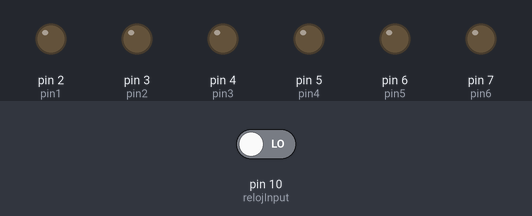
The sketch below on a simulated Arduino Uno, built with avr-gcc and run on an emulated ATmega328P. Shown: output pins drawn as LEDs (lit = HIGH). The inputs (shaded band) are chosen by the test bench; at power-on: pin 10 (relojInput) LOW.

Above: at 1.2 s.
1.3 s: pin 10 (relojInput) driven HIGH
At 1.62 s:
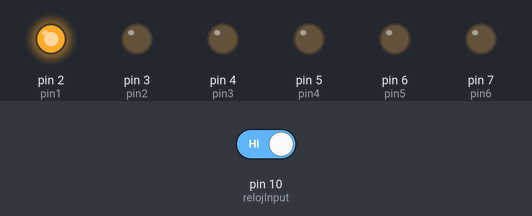
At 3.9 s:
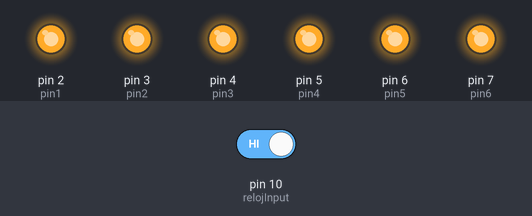
4.3 s: pin 10 (relojInput) driven LOW
At 4.92 s:
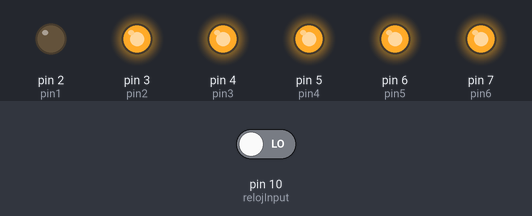
Timing chart, 0 to 8.6 s (numbered marks = the images above; inputs shaded):
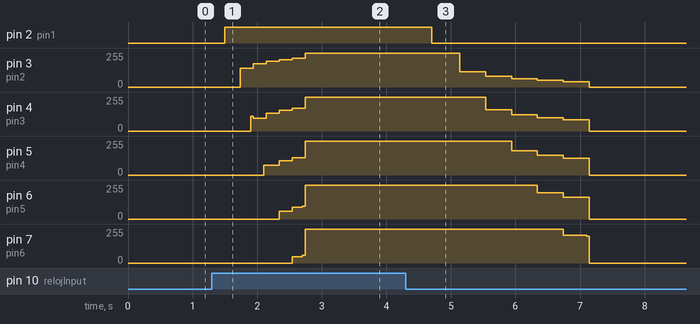

Measured:
- after the input at 1.3 s, pin 2 (pin1): LOW → HIGH after 0.20 s; pin 3 (pin2): moves from 0/255 to 255/255 over 1.0 s, starting after 0.44 s
- after the input at 4.3 s, pin 2 (pin1): HIGH → LOW after 0.40 s; pin 3 (pin2): moves from 255/255 to 0/255 over 2.0 s, starting after 0.84 s

The sketch:

sketch_dec13-12-2023.ino
```cpp
#define pin1 2
#define pin2 3
#define pin3 4
#define pin4 5
#define pin5 6
#define pin6 7

#define relojInput 10

unsigned int tiempo;
bool estadoActual;
bool ultimoEstado = 0 ;

void setup() {
  Serial.begin(9600);

  // put your setup code here, to run once:
  for(int i = 2; i < 8; i++){
    pinMode(i, OUTPUT);
  }

  pinMode(relojInput, INPUT);

}

void loop() {
  estadoActual = digitalRead(relojInput);

  if (estadoActual != ultimoEstado) {
    if(estadoActual == HIGH){
      encenderLeds();
    } else {
      apagarLeds();
    }
    ultimoEstado = estadoActual;
  }
}


void encenderLeds(){
  unsigned long inicioTiempo = millis();
  while(millis() - inicioTiempo < 1400){
  tiempo = millis() - inicioTiempo;

  if(tiempo > 200){
    digitalWrite(pin1, HIGH);
    digitalWrite(pin2, LOW);
    digitalWrite(pin3, LOW);
    digitalWrite(pin4, LOW);
    digitalWrite(pin5, LOW);
    digitalWrite(pin6, LOW);
  }
    if(tiempo > 400){
    digitalWrite(pin1, HIGH);
    digitalWrite(pin2, HIGH);
    digitalWrite(pin3, LOW);
    digitalWrite(pin4, LOW);
    digitalWrite(pin5, LOW);
    digitalWrite(pin6, LOW);
  }
    if(tiempo > 600){
    digitalWrite(pin1, HIGH);
    digitalWrite(pin2, HIGH);
    digitalWrite(pin3, HIGH);
    digitalWrite(pin4, LOW);
    digitalWrite(pin5, LOW);
    digitalWrite(pin6, LOW);
  }
    if(tiempo > 800){
    digitalWrite(pin1, HIGH);
    digitalWrite(pin2, HIGH);
    digitalWrite(pin3, HIGH);
    digitalWrite(pin4, HIGH);
    digitalWrite(pin5, LOW);
    digitalWrite(pin6, LOW);
  }
    if(tiempo > 1000){
    digitalWrite(pin1, HIGH);
    digitalWrite(pin2, HIGH);
    digitalWrite(pin3, HIGH);
    digitalWrite(pin4, HIGH);
    digitalWrite(pin5, HIGH);
    digitalWrite(pin6, LOW);
  }
  if(tiempo > 1200){
    digitalWrite(pin1, HIGH);
    digitalWrite(pin2, HIGH);
    digitalWrite(pin3, HIGH);
    digitalWrite(pin4, HIGH);
    digitalWrite(pin5, HIGH);
    digitalWrite(pin6, HIGH);
  }
}
}

void apagarLeds(){
  unsigned long inicioTiempo = millis();
  while(millis() - inicioTiempo < 2800){
    tiempo = millis() - inicioTiempo;


  if(tiempo > 400){
    digitalWrite(pin1, LOW);
    digitalWrite(pin2, HIGH);
    digitalWrite(pin3, HIGH);
    digitalWrite(pin4, HIGH);
    digitalWrite(pin5, HIGH);
    digitalWrite(pin6, HIGH);
  }
  if(tiempo > 800){
    digitalWrite(pin1, LOW);
    digitalWrite(pin2, LOW);
    digitalWrite(pin3, HIGH);
    digitalWrite(pin4, HIGH);
    digitalWrite(pin5, HIGH);
    digitalWrite(pin6, HIGH);
  }
  if(tiempo > 1200){
    digitalWrite(pin1, LOW);
    digitalWrite(pin2, LOW);
    digitalWrite(pin3, LOW);
    digitalWrite(pin4, HIGH);
    digitalWrite(pin5, HIGH);
    digitalWrite(pin6, HIGH);
  }
  if(tiempo > 1600){
    digitalWrite(pin1, LOW);
    digitalWrite(pin2, LOW);
    digitalWrite(pin3, LOW);
    digitalWrite(pin4, LOW);
    digitalWrite(pin5, HIGH);
    digitalWrite(pin6, HIGH);
  }
  if(tiempo > 2000){
    digitalWrite(pin1, LOW);
    digitalWrite(pin2, LOW);
    digitalWrite(pin3, LOW);
    digitalWrite(pin4, LOW);
    digitalWrite(pin5, LOW);
    digitalWrite(pin6, HIGH);
  }

  if(tiempo > 2400){
    digitalWrite(pin1, LOW);
    digitalWrite(pin2, LOW);
    digitalWrite(pin3, LOW);
    digitalWrite(pin4, LOW);
    digitalWrite(pin5, LOW);
    digitalWrite(pin6, LOW);
  }
}
}
```
